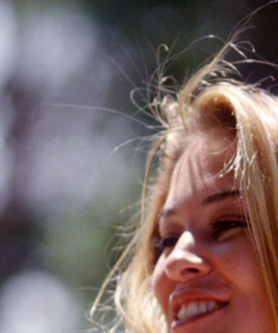
%> input picture project/src/matting/KNhair.bmp, 278 x 333 px
$ octave --eval "result = detect_shadow(imread('matting/KNhair.bmp'));"   (GNU Octave 9; MATLAB toolbox functions it lacks are replaced by stand-ins)
%> lines starting %> are read from the running program, lines starting %| are printed output that depends on the picture; in (x1, y1, x2, y2) boxes, pixels count from 0 and x2, y2 are one past the last pixel; in counts of white or black regions, pixels touching at a corner belong together; the program's own positions count from 1
function shadow_mask = detect_shadow(img)
gray_img = rgb2gray(img);
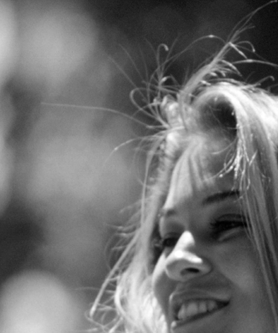
%> gray_img: size 333x278 uint8; min 1, max 255, mean 111.6
% show hist
%imhist(gray_img);
[nums,grayLevels] = imhist(gray_img);
%> nums = 256 values, max 803 at index 121, min 0 at index 1, mean 361.6; grayLevels = 256 values from 0 to 255
[peaks, locs] = findpeaks(nums);
%> peaks = 76 values, max 803 at index 33, min 14 at index 1, mean 365.6; locs = 76 values from 3 to 253

% most left peak in hist
[~, idx] = max(peaks);
%> idx = 33
leftmostPeakLevel = grayLevels(locs(idx));
%> leftmostPeakLevel = 120

thresholdLow = leftmostPeakLevel - 2; % 下界灰度值
%> thresholdLow = 118
thresholdHigh = leftmostPeakLevel + 2; % 上界灰度值
%> thresholdHigh = 122

% 只选择在这个范围内的像素
mask = gray_img >= thresholdLow & gray_img <= thresholdHigh;
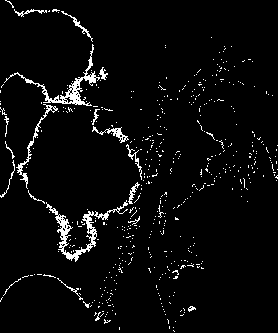
%> mask: size 333x278 logical; 4.1% white in thin lines or dots

% 创建一个标记图像来显示原图中的对应区域
markedImage = img;
%> markedImage is the input picture: size 333x278x3 uint8; mean R, G, B 123.5, 106.8, 105.1
markedImage(repmat(~mask, [1, 1, size(img, 3)])) = 0; % 将范围外的像素设置为黑色
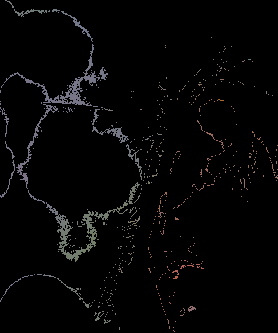
%> markedImage: size 333x278x3 uint8; mean R, G, B 5, 4.8, 4.9

%imshow(markedImage);

shadow_mask = gray_img;
% should be MxNx3
shadow_mask = cat(3,shadow_mask,shadow_mask,shadow_mask);
end

$ run again, on project/src/matting/dandelion_clipped.bmp
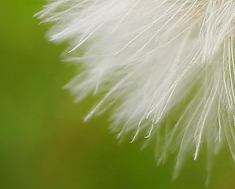
%> input picture project/src/matting/dandelion_clipped.bmp, 235 x 189 px
%> in detect_shadow, `gray_img = rgb2gray(img);`:
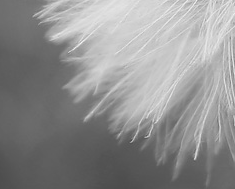
%> gray_img: size 189x235 uint8; min 76, max 249, mean 143
%> nums = 256 values, max 852 at index 92, min 0 at index 1, mean 173.5; grayLevels = 256 values from 0 to 255
%> peaks = 43 values, max 852 at index 2, min 1 at index 41, mean 260.5; locs = 43 values from 79 to 250
%> idx = 2
%> leftmostPeakLevel = 91
%> thresholdLow = 89
%> thresholdHigh = 93
%> mask: size 189x235 logical; 8.3% white; 22 white regions (20 under 20 px), largest, box (x1, y1, x2, y2) and area: (0, 135, 205, 189) 3514, (0, 62, 10, 89) 123
%> in detect_shadow, markedImage is the input picture: size 189x235x3 uint8; mean R, G, B 143, 152.8, 92.6
%> in detect_shadow, `markedImage(repmat(~mask, [1, 1, size(img, 3)])) = 0;`:
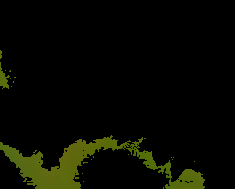
%> markedImage: size 189x235x3 uint8; mean R, G, B 7.5, 8.8, 1.2
